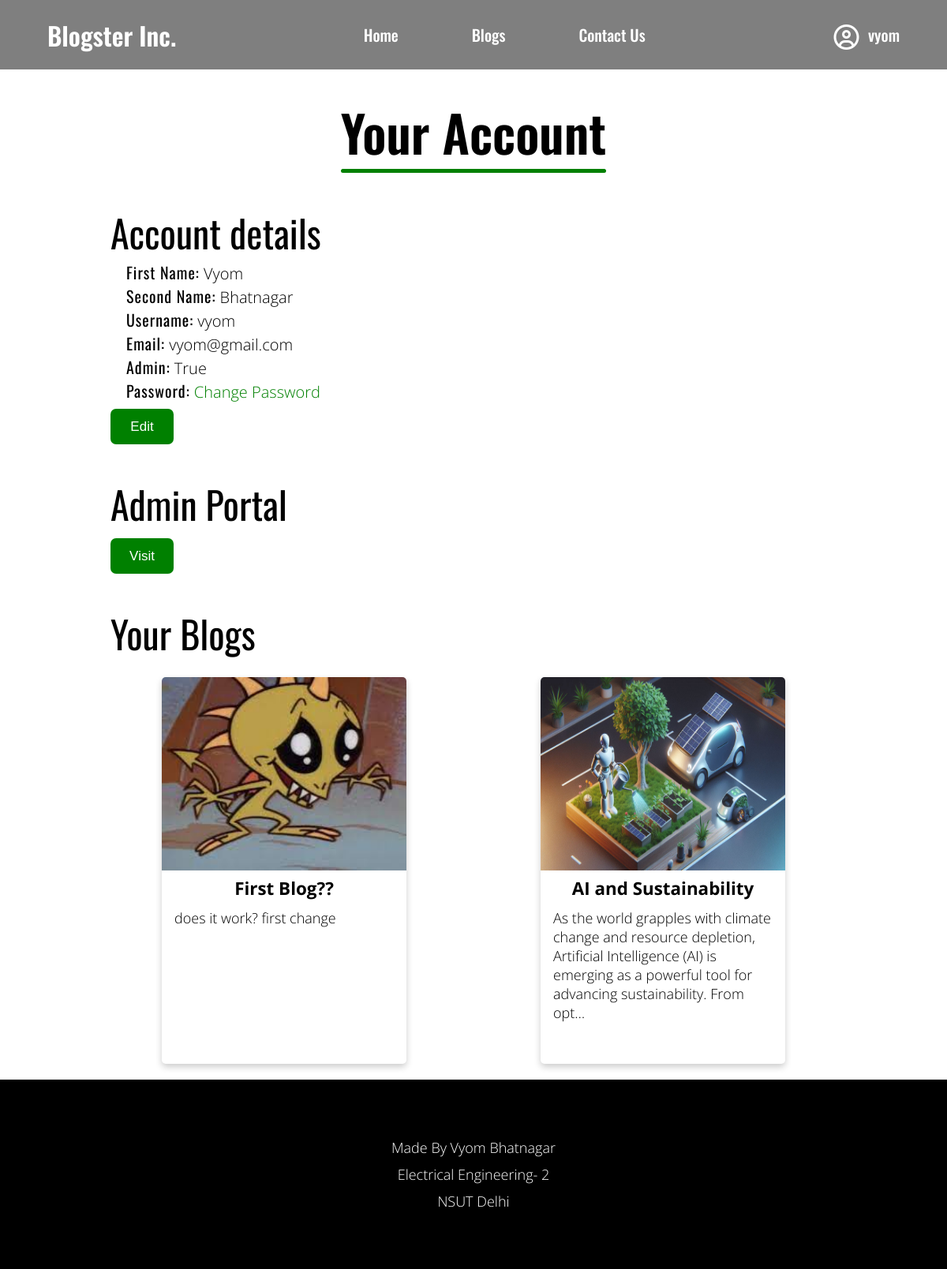
Page /account (signed in) on the committed database.
### dexter/models.py (models this page shows)
class Blog(models.Model):
    id = models.AutoField(primary_key=True)
    author = models.ForeignKey(User, blank=False, null=False, on_delete=models.CASCADE)
    title = models.CharField(max_length=100)
    content = models.CharField(max_length=2500)
    img = models.ImageField(upload_to='pics')

### dexter/views.py (the view)
# urls.py: path('account', views.account, name='account'),
def account(request):
    if request.user.is_authenticated:
        blogs = Blog.objects.all()
        username = request.user.username
        none = False
        user_blogs = []
        for i in blogs:
            if str(i.author) == str(request.user.username):
                user_blogs.append(i)
        if user_blogs == []:
            none = True
        return render(request, 'account.html', {"username":username, "blogs": user_blogs, "none": none})
    else:
        return redirect('/accounts/login')

### templates/account.html (shortened to what this page needs)
{% extends 'base.html' %}
{% load static %}
    {% block content %}
    <main>
      <div class="main">
      <div class="face">
          <div class="middle">
            <div class="acc-heading">
              <h2>Your Account</h2>
              <div class="divider"></div>
            </div>
          </div>
      </div>
      <div class="section-head">
        <div class="">
          <h3>Account details</h3>
        </div>
        <div class="deets">
          <p><span>First Name:</span> {{request.user.first_name}}</p>
          <p><span>Second Name:</span> {{request.user.last_name}}</p>
          <p><span>Username:</span> {{request.user.username}}</p>
          <p><span>Email:</span> {{request.user.email}}</p>
          {% if request.user.is_superuser %}
          <p><span>Admin:</span> True</p>
          {% endif %}
          <p><span>Password:</span> <a href="/account/change-password" class="hover-underline-animation a">Change Password</a></p>
        </div>
        <div class="">
          <a href="/account/edit"><button type="button" name="button" class="btn left hov">Edit</button></a>
        </div>
      </div>
      {% if request.user.is_superuser %}
      <div class="section-head">
        <div class="">
          <h3>Admin Portal</h3>
        </div>
        <div class="">
          <a href="/admin/" target="_blank"><button type="button" name="button" class="btn left hov">Visit</button></a>
        </div>
      </div>
      {% endif %}
      <div class="purchased section-head">
        <div class="">
          <h3>Your Blogs</h3>
        </div>
        {% if none %}
        <div class="left">
          <p>No blogs written yet.</p>
          <button type="button" name="button" class="btn none hov" onClick="location.href='/blogs/create'">Write now</button>
        </div>
        {% else %}
        <div class="inner"  style="width: auto;margin:auto,">
          <div class="blogs">
            {% for blog in blogs %}
            <div class="card" >
              <a href="blogs/showcase/{{blog.id}}">
                {% if blog.img %}
                <img src="{{blog.img.url}}" alt="Avatar" style="width:100%">
                {% else %}
                <img src="{% static '/images/default.jpg' %}" alt="Avatar" style="width:100%">
                {% endif %}
                <div class="container">
                  <h4><b>{{blog.title|truncatechars:37}}</b></h4>
                  <p style="padding-top: 10px;text-align: left;">{{blog.content|truncatechars:165}}</p>
                </div>
              </a>
            </div>
            {% endfor %}
          </div>
          {% endif %}
        </div>
      </div>
    </div>
    </main>
    {% endblock %}

### templates/base.html (shortened to what this page needs)
{% load static %}
<!DOCTYPE html>
<html lang="en" dir="ltr">
<head>
  <link rel="stylesheet" href="{% static '/css/style.css' %}">
  <link rel="stylesheet" href="https://unpkg.com/tippy.js@4/themes/light.css">
  <link rel="stylesheet" href="https://cdnjs.cloudflare.com/ajax/libs/font-awesome/5.9.0/css/all.min.css">
  <link rel="stylesheet"href="https://unpkg.com/tippy.js@6/animations/shift-away-subtle.css">
</head>
<body>
  <header>
    <nav>
      <div class="">
        <h1><a href="/">Blogster Inc.</a></h1>
      </div>
      <ul>
        <li><a href="/" class="hover-underline-animation">Home</a></li>
        <li><a href="/blogs" class="hover-underline-animation">Blogs</a></li>
        <li><a href="/contact" class="hover-underline-animation">Contact Us</a></li>
      </ul>
      {% if user.is_authenticated %}
      <div class="register" style="cursor:pointer; display:flex; align-items:center;">
        <button type="button" class="top-icon" style="width:35px;"><i class="fa-regular fa-circle-user"></i></button> <span style="padding-left: 10px;">{{request.user.username}}</span>
      </div>
      {% else %}
      <div class="register">
        <button type="button" class="top-icon" style="width:35px;"><i class="fa-regular fa-user"></i></button>
      </div>
      {% endif %}
    </nav>
  </header>
    {% block content %}
    {% endblock %}
    <footer>
      <div class="">
        <p>Made By Vyom Bhatnagar</p>
        <p>Electrical Engineering- 2</p>
        <p>NSUT Delhi</p>
      </div>
    </footer>
  </body>
</html>

### static/css/style.css (style rules this page uses)
* { padding: 0; margin: 0; box-sizing: border-box; }
body { font-family: 'Open Sans', sans-serif; font-weight: 100; font-size: 18px; }
h1 { font-family: 'Oswald', sans-serif; font-weight:600; font-size: 2rem; }
header { display: flex; justify-content: center; height: 11vh; position: fixed; top:0; right: 0; left: 0; color: white; background: rgb(0 0 0 / 50%); backdrop-filter: blur(25px); z-index: 10; }
nav { width: 90vw; display: flex; justify-content: space-between; align-items: center; font-family: 'Oswald', sans-serif !important; font-weight:500; font-size: 2.5vh; }
nav ul { width: 35vw; list-style: none; display: flex; flex-direction: row; justify-content: space-around; gap: 30px; }
nav a { color: white !important; }
.hover-underline-animation { display: inline-block; position: relative; color: green; }
.hover-underline-animation:after { content: ''; position: absolute; width: 100%; transform: scaleX(0); height: 3px; bottom: 0; left: 0; background-color: green; transform-origin: bottom right; transition: transform 0.25s ease-out; }
.top-icon { background-color: transparent; border: none; color: white; font-family: 'Oswald', sans-serif !important; font-size: 4vh; cursor: pointer; }
.inner { width: 70vw; gap: 5vh; display: flex; flex-direction: column; }
.divider { width: 60vw; height: 5px; background-color: black; margin: auto; border-radius: 100vw; }
.blogs { display: flex; justify-content: space-around; flex-wrap: wrap; transition: 0.5s; }
.card { box-shadow: 0 4px 8px 0 rgba(0,0,0,0.2); transition: 0.3s; width: 310px; border-radius: 5px; cursor: pointer; margin: 20px; text-align: center; height: 490px; position: relative; }
.card h4 { font-size: 1.4rem; }
.card img { border-radius: 5px 5px 0 0; width: 100%; height: 50%; }
.container { position: relative; display: flex; flex-direction: column; height: 48%; padding: 2px 16px; }
.btn { width: 140px; height: 55px; font-size: 17px; background-color: green; color: white; text-decoration: none; border: none; margin: auto; border-radius: 100px; text-align: center; cursor: pointer; transition: .3s; }
footer { width: 100%; height: 30vh; background-color: black; color: white; }
footer div { display: flex; align-items: center; justify-content: center; flex-direction: column; height: 30vh; }
footer p { padding: 5px; }
a:link, a:visited, a:active { text-decoration: none; color: black; }

### templates/account.html (style rules this page uses)
h2 { margin-top: 15vh; font-family: 'Oswald', sans-serif; font-weight: 600; font-size: 4rem; text-align: left; }
h3 { font-family: 'Oswald', sans-serif; font-weight: 400; font-size: 3rem; text-align: left; margin-left: 20px; }
.divider { background-color: green; width: auto; }
.acc-heading { width: fit-content; }
.middle { display:flex; justify-content: center; }
.main { width: 80vw; min-height: 100vh; margin: auto; }
.purchased { margin-top: 5vh; }
.section-head { margin-top: 5vh; }
.deets { margin-left: 40px; font-size: 20px; }
.deets span { font-family: 'Oswald', sans-serif; font-weight: 400; letter-spacing: 1px; }
.left { margin-left: 20px !important; margin-top: 1vh !important; }
.a { color: green !important; }
.btn { width: 80px; height: 45px; border-radius: 7px; transition: .3s; }

### rows in the picture
Blog: img (picture), title "First Blog??", content "does it work? first change"
Blog: img (picture), title "AI and Sustainability", content "As the world grapples with climate change and resource depletion, Artificial Intelligence (AI) is emerging as a powerful tool for advancing sustainability. From opt…"

### other values in the picture
{{ request.user.username }} "vyom"
{{ request.user.first_name }} "Vyom"
{{ request.user.last_name }} "Bhatnagar"
{{ request.user.email }} "vyom@gmail.com"
